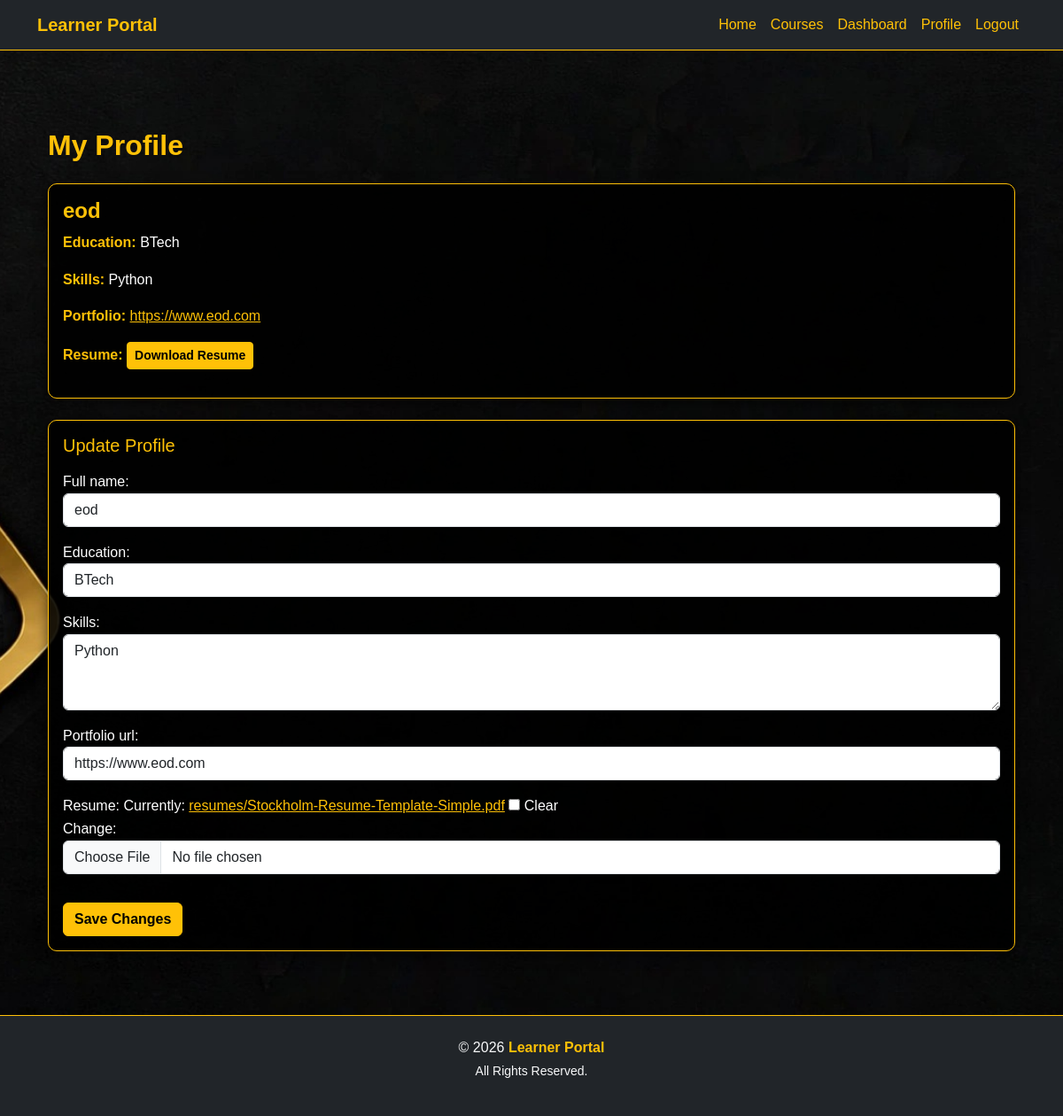
Screenshot of /profile/ (signed in) with the database file from the repository.
### core/models.py (models this page shows, shortened)
class Profile(models.Model):
    user = models.OneToOneField(settings.AUTH_USER_MODEL, on_delete=models.CASCADE)
    full_name = models.CharField(max_length=100, blank=True)
    education = models.CharField(max_length=100, blank=True)
    skills = models.TextField(blank=True)
    portfolio_url = models.URLField(blank=True)
    resume = models.FileField(upload_to="resumes/", blank=True, null=True)

### core/views.py (the view)
# urls.py: path("profile/", views.profile_view, name="profile"),
@login_required
@login_required
def profile_view(request):
    profile, created = Profile.objects.get_or_create(user=request.user)
    if request.method == "POST":
        form = ProfileForm(request.POST, request.FILES, instance=profile)
        if form.is_valid():
            form.save()
            messages.success(request, "Profile updated successfully!")
            return redirect("profile")
    else:
        form = ProfileForm(instance=profile)
    return render(request, "profile.html", {"profile": profile, "form": form})

### core/forms.py
class ProfileForm(forms.ModelForm):
    class Meta:
        model = Profile
        fields = ["full_name", "education", "skills", "portfolio_url", "resume"]
        widgets = {
            "full_name": forms.TextInput(attrs={"class": "form-control"}),
            "education": forms.TextInput(attrs={"class": "form-control"}),
            "skills": forms.Textarea(attrs={"class": "form-control", "rows": 3}),
            "portfolio_url": forms.URLInput(attrs={"class": "form-control"}),
            "resume": forms.ClearableFileInput(attrs={"class": "form-control"}),
        }

### core/context_processors.py (called while the page is built)
def current_year(request):
    return {"year": datetime.now().year}

### core/templates/profile.html (shortened to what this page needs)
{% extends "base.html" %}
{% block content %}
<div class="container py-5">
  <h2 class="text-warning fw-bold mb-4">My Profile</h2>
  <div class="card bg-dark border-warning text-light mb-4">
    <div class="card-body">
      <h4 class="card-title text-warning">{{ profile.full_name }}</h4>
      <p><strong>Education:</strong> {{ profile.education }}</p>
      <p><strong>Skills:</strong> {{ profile.skills }}</p>
      <p><strong>Portfolio:</strong>
        {% if profile.portfolio_url %}
          <a href="{{ profile.portfolio_url }}" target="_blank" class="text-warning">{{ profile.portfolio_url }}</a>
        {% else %}
          Not provided
        {% endif %}
      </p>
      <p><strong>Resume:</strong>
        {% if profile.resume %}
          <a href="{{ profile.resume.url }}" class="btn btn-sm btn-warning">Download Resume</a>
        {% else %}
          Not uploaded
        {% endif %}
      </p>
    </div>
  </div>
  <div class="card bg-dark border-warning text-light">
    <div class="card-body">
      <h5 class="text-warning mb-3">Update Profile</h5>
      <form method="post" enctype="multipart/form-data">
        {{ form.as_p }}
        <button type="submit" class="btn btn-warning mt-3">Save Changes</button>
      </form>
    </div>
  </div>
</div>
{% endblock %}

### static/css/style.css (style rules this page uses)
html, body { min-height: 100%; }
body { margin: 0; background: url("../updated.jpeg") no-repeat center center fixed; background-size: cover; font-family: "Poppins", sans-serif; color: #ffffff; position: relative; }
.container { position: relative; z-index: 1; }
.card { position: relative; z-index: 1; background-color: rgba(0, 0, 0, 0.88) !important; border-radius: 10px; border: 1px solid #ffc107; box-shadow: 0 4px 15px rgba(0, 0, 0, 0.6); transition: transform 0.3s ease, box-shadow 0.3s ease; }
.card-body { color: #ffffff !important; }
.card-title { color: #ffc107 !important; font-weight: bold; }
.card p strong { color: #ffc107 !important; font-weight: 600; }
.card p { color: #ffffff !important; font-size: 16px; line-height: 1.6; }
.btn-warning { font-weight: bold; color: #000000 !important; background-color: #ffc107; border-color: #ffc107; }
a { color: #ffc107; }

### rows the page displays
Profile: full_name "eod", education "BTech", skills "Python", portfolio_url "https://www.eod.com"
